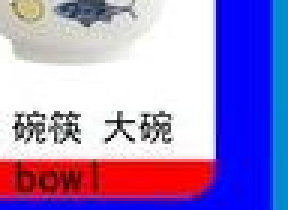
#> input picture KidsSafeDesktop/AssetsSrc/inputs/bowl.png, 96 x 70 px (shown 3 times larger); its folder holds only this picture in this run
$ python extract_cc.py
#> lines starting #> are read from the running program, lines starting #| are printed output that depends on the picture; after the words box and inside, x2 and y2 are one past the last pixel; in counts of white or black regions, pixels touching at a corner belong together
from PIL import Image
import numpy as np, glob, os
from collections import deque

HERE = os.path.dirname(os.path.abspath(__file__))
os.makedirs('outputs_cc', exist_ok=True)

def cc_labels(fg):
    H,W = fg.shape
    lab = np.zeros((H,W), np.int32)
    cur=0
    for y in range(H):
        for x in range(W):
            if fg[y,x] and lab[y,x]==0:
                cur+=1
                q=deque([(x,y)]); lab[y,x]=cur
                while q:
                    cx,cy=q.popleft()
                    for dx,dy in ((1,0),(-1,0),(0,1),(0,-1)):
                        nx,ny=cx+dx,cy+dy
                        if 0<=nx<W and 0<=ny<H and fg[ny,nx] and lab[ny,nx]==0:
                            lab[ny,nx]=cur; q.append((nx,ny))
    return lab,cur

def extract(path):
#> called with path = 'inputs/bowl.png'
    im = Image.open(path).convert('RGB')
#> im is the input picture: PIL image 96x70 RGB; mean R, G, B 159.1, 138.5, 200.3
    a = np.asarray(im).astype(np.int32)
    R,G,B = a[:,:,0],a[:,:,1],a[:,:,2]
    maxc = np.maximum.reduce([R,G,B]); minc = np.minimum.reduce([R,G,B])
#> after `maxc = np.maximum.reduce([R, G, B])`:
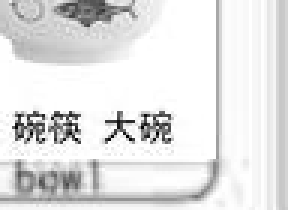
#> maxc: shape (70, 96) int32 (shown 3 times larger); min 0, max 255, mean 226.6
#> after `minc = np.minimum.reduce([R, G, B])`:
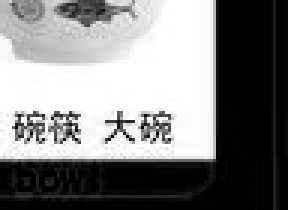
#> minc: shape (70, 96) int32 (shown 3 times larger); min 0, max 255, mean 129
    sat = maxc-minc
    lum = (R+G+B)//3
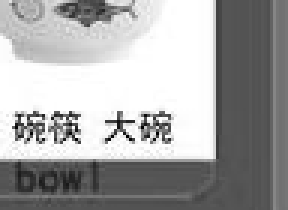
#> lum: shape (70, 96) int32 (shown 3 times larger); min 0, max 255, mean 165.7
    fg = (sat>30) | (lum<110)
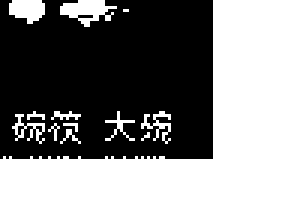
#> fg: shape (70, 96) bool (shown 3 times larger); 49.2% white; 13 white regions (7 under 20 px), largest, box (x1, y1, x2, y2) and area: (0, 0, 96, 70) 2975, (20, 0, 39, 9) 95, (3, 0, 15, 8) 73, (47, 37, 57, 48) 41, (4, 38, 15, 48) 38, (35, 37, 45, 47) 27
    H,W = fg.shape
#> H = 70; W = 96
    lab,n = cc_labels(fg)
#> after the loop in cc_labels, `for y in range(H):`:
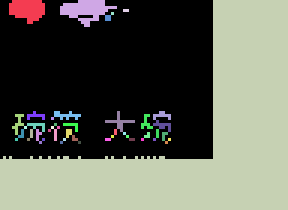
#> lab: shape (70, 96) int32 (shown 3 times larger); 48 distinct labels, from 0 to 47; one colour per label, 0 black
#> n = 47
    keep = np.zeros((H,W), np.bool_)
    if n>0:
        sizes = np.bincount(lab.ravel(), minlength=n+1)[1:]
#> sizes = 47 values, max 2975 at index 2, min 1 at index 4, mean 70.34
        thresh = H*W*0.03
#> thresh = 201.6
        for i,s in enumerate(sizes, start=1):
            if s>=thresh:
                keep |= (lab==i)
#> this loop made 47 passes
#> s on passes 1 to 12: 73, 90, 2975, 2, 1, 4, 9, 15, 18, 10, 12, 10
    # mild dilation to close anti-alias gaps
    dilated = np.zeros((H,W), np.bool_)
    for dy in (-2,-1,0,1,2):
        for dx in (-2,-1,0,1,2):
            if abs(dx)+abs(dy)<=2:
                dilated |= np.roll(np.roll(keep,dx,axis=1),dy,axis=0)
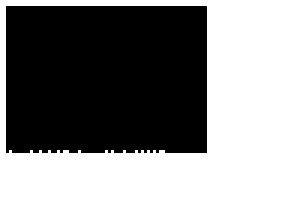
#> dilated: shape (70, 96) bool (shown 3 times larger); 51.4% white; 1 black region, box (x1, y1, x2, y2) and area: (2, 2, 69, 51) 3266
    ao = np.dstack([R.astype(np.uint8),G.astype(np.uint8),B.astype(np.uint8),
                    (dilated*255).astype(np.uint8)])
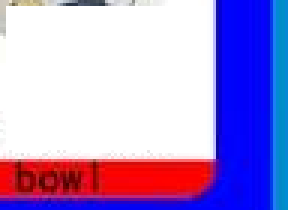
#> ao: shape (70, 96, 4) (shown 3 times larger); mean R, G, B, A 159.1, 138.5, 200.3, 131.1; transparent parts drawn white
    return Image.fromarray(ao,'RGBA')

for f in sorted(glob.glob('inputs/*.png')):
    name=os.path.splitext(os.path.basename(f))[0]
    out=extract(f)
    out.save(f'outputs_cc/{name}.png')
    tp=(np.asarray(out)[:,:,3]<20).mean()*100
#> tp = 48.6
    print(f'{name:10s} transparent%={tp:5.1f}')
#| bowl       transparent%= 48.6
print('done')

$ run again, on KidsSafeDesktop/AssetsSrc/inputs/door_b.png
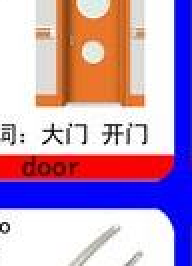
#> input picture KidsSafeDesktop/AssetsSrc/inputs/door_b.png, 96 x 133 px (shown 2 times larger)
#> in extract, im is the input picture: PIL image 96x133 RGB; mean R, G, B 189.8, 156.9, 191.4
#> fg: shape (133, 96) bool; 47.7% white; 22 white regions (18 under 20 px), largest, box (x1, y1, x2, y2) and area: (0, 0, 96, 133) 3712, (16, 0, 74, 55) 2225, (52, 62, 61, 72) 32, (21, 62, 31, 72) 24
#> after the loop in cc_labels, `for y in range(H):`:
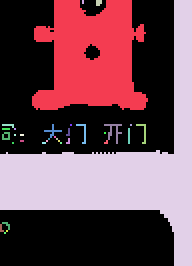
#> lab: shape (133, 96) int32 (shown 2 times larger); 35 distinct labels, from 0 to 34; one colour per label, 0 black
#> n = 34
#> sizes = 34 values, max 3712 at index 3, min 1 at index 6, mean 179.3
#> the loop in extract, `for i,s in enumerate(sizes, start=1):` made 34 passes
#> s on passes 1 to 8: 2225, 2, 8, 3712, 7, 16, 1, 15
#> in extract, `ao = np.dstack([R.astype(np.uint8),G.astype(np.uint8),B.astype(np.uint..`:
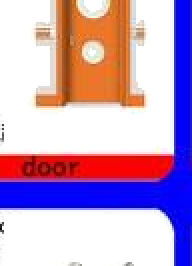
#> ao: shape (133, 96, 4) (shown 2 times larger); mean R, G, B, A 189.8, 156.9, 191.4, 144.2; transparent parts drawn white
#> tp = 43.47
#| door_b     transparent%= 43.5

$ run again, on KidsSafeDesktop/AssetsSrc/inputs/ear.png
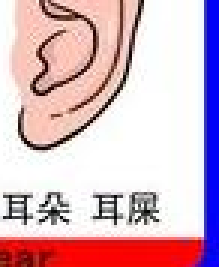
#> input picture KidsSafeDesktop/AssetsSrc/inputs/ear.png, 73 x 89 px (shown 3 times larger)
#> in extract, im is the input picture: PIL image 73x89 RGB; mean R, G, B 215.3, 182.4, 194.5
#> fg: shape (89, 73) bool; 45.4% white; 14 white regions (8 under 20 px), largest, box (x1, y1, x2, y2) and area: (3, 0, 48, 50) 1654, (0, 0, 73, 89) 1142, (1, 65, 11, 75) 37, (31, 65, 41, 75) 35, (44, 67, 53, 75) 26, (13, 69, 23, 75) 21
#> after the loop in cc_labels, `for y in range(H):`:
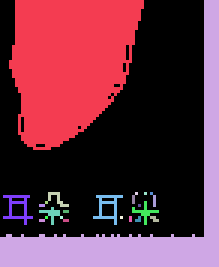
#> lab: shape (89, 73) int32 (shown 3 times larger); 25 distinct labels, from 0 to 24; one colour per label, 0 black
#> n = 24
#> sizes = 24 values, max 1654 at index 0, min 1 at index 3, mean 122.8
#> the loop in extract, `for i,s in enumerate(sizes, start=1):` made 24 passes
#> s on passes 1 to 8: 1654, 1142, 13, 1, 1, 1, 37, 35
#> in extract, `ao = np.dstack([R.astype(np.uint8),G.astype(np.uint8),B.astype(np.uint..`:
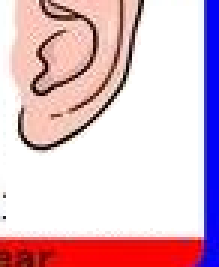
#> ao: shape (89, 73, 4) (shown 3 times larger); mean R, G, B, A 215.3, 182.4, 194.5, 138.1; transparent parts drawn white
#> tp = 45.85
#| ear        transparent%= 45.9

$ run again, on KidsSafeDesktop/AssetsSrc/inputs/eye.png
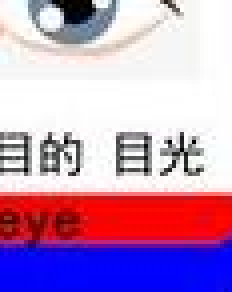
#> input picture KidsSafeDesktop/AssetsSrc/inputs/eye.png, 58 x 73 px (shown 4 times larger)
#> in extract, im is the input picture: PIL image 58x73 RGB; mean R, G, B 189.2, 151.5, 191.9
#> fg: shape (73, 58) bool; 40.2% white; 21 white regions (16 under 20 px), largest, box (x1, y1, x2, y2) and area: (0, 47, 58, 73) 1461, (12, 0, 26, 10) 82, (29, 34, 38, 44) 34, (10, 33, 18, 43) 28, (0, 34, 7, 44) 28
#> n = 33
#> sizes = 33 values, max 1461 at index 32, min 1 at index 2, mean 51.64
#> the loop in extract, `for i,s in enumerate(sizes, start=1):` made 33 passes
#> s on passes 1 to 8: 3, 82, 1, 6, 1, 10, 1, 4
#> in extract, `ao = np.dstack([R.astype(np.uint8),G.astype(np.uint8),B.astype(np.uint..`:
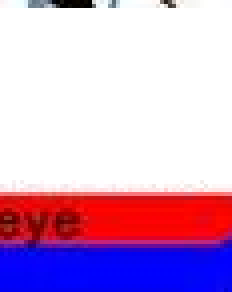
#> ao: shape (73, 58, 4) (shown 4 times larger); mean R, G, B, A 189.2, 151.5, 191.9, 102; transparent parts drawn white
#> tp = 60.01
#| eye        transparent%= 60.0
